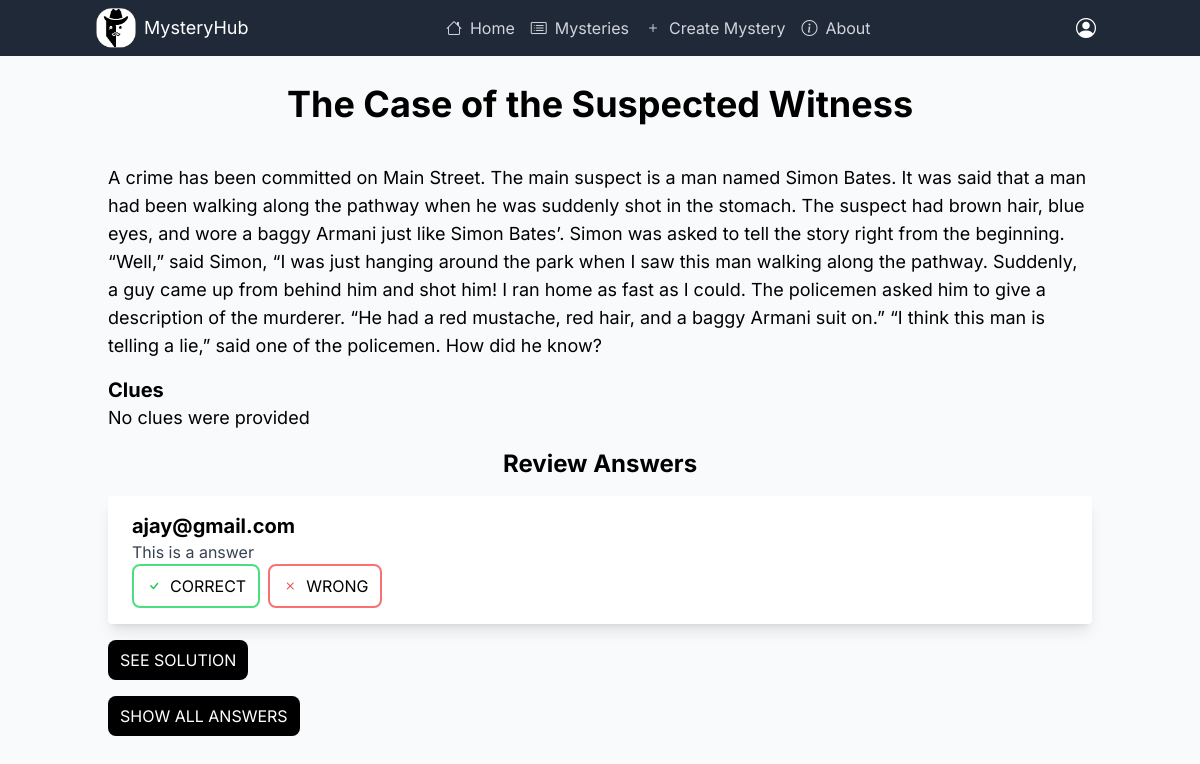
Page /mystery/8 (signed in) on the committed database.
### mysteries/models.py (models this page shows)
class Mystery(models.Model):
    title = models.CharField(max_length=200)
    description = models.TextField()
    created_by = models.ForeignKey(User, on_delete=models.CASCADE)
    created_at = models.DateTimeField(auto_now_add=True)
    clues = models.TextField()
    is_solved = models.BooleanField(default=False)
    solution = models.TextField()
    tags = models.ManyToManyField(to=Tag, related_name="mysteries", blank=True)

class Answer(models.Model):
    answer = models.TextField()
    correct = models.BooleanField(default=True)
    reviewed = models.BooleanField(default=False)
    answered_by = models.ForeignKey(User, on_delete=models.CASCADE)
    mystery = models.ForeignKey(Mystery, on_delete=models.CASCADE)

class User(AbstractUser):
    bio = models.TextField(blank=True)
    skills = models.ManyToManyField('Skill', blank=True)
    recent_mysteries = models.ManyToManyField('Mystery', blank=True)

### mysteries/views.py (the view)
# urls.py: path('mystery/<int:myst_id>', views.view_mystery, name="view_mystery"),
def view_mystery(request, myst_id):
    mystery = Mystery.objects.filter(id=myst_id).first()
    try:
        user_answer = Answer.objects.filter(answered_by=request.user, mystery=mystery).first()
    except:
        user_answer = None
    all_answers = Answer.objects.filter(mystery=mystery)
    reviews = Answer.objects.filter(mystery=mystery, reviewed=False)
    print(mystery)
    return render(request, "mystery.html", {
        "mystery": mystery,
        "user_answer": user_answer,
        "all_answers": all_answers,
        "reviews": reviews
    })

### mysteries/templates/mystery.html (shortened to what this page needs)
{% extends 'layout.html' %}
{% block body %}
<div class="container mx-auto p-5">
    <h1 class="text-4xl font-bold my-2 text-center">{{mystery.title}}</h1>
    <div class="px-6 py-4 flex justify-center gap-2">
    </div>
    <p class="text-lg">{{mystery.description}}</p>
    <h2 class="text-xl font-bold mt-4">Clues</h2>
    {% if mystery.clues %}
    <p class="text-lg">{{mystery.clues}}</p>
    {% else %}
    <p class="text-lg">No clues were provided</p>
    {% endif %}
    {% if mystery.created_by == user %}
    <h2 class="text-2xl text-center font-bold my-4">Review Answers</h2>
    {% for answer in reviews %}
    <div class="w-full rounded overflow-hidden shadow-lg bg-white mb-4">
        <div class="px-6 py-4">
            <a href="{% url 'view_profile' answer.answered_by.id %}"
                class="font-bold text-xl mb-2">{{answer.answered_by.username}}</a>
            <p class="text-gray-700 text-base">
                {{answer.answer}}
            </p>
            <div class="flex gap-2">
                <button class="btn border-2 border-green-400" id="correct-btn" onclick="review(this, true)"
                    data-ans-id="{{answer.id}}"><i class="bi bi-check text-green-500"></i>
                    Correct</button>
                <button onclick="review(this, false)" data-ans-id="{{answer.id}}" id="wrong-btn"
                    class="btn border-2 border-red-400"><i class="bi bi-x text-red-500"></i>
                    Wrong</button>
            </div>
        </div>
    </div>
    {% empty %}
    No Reviews pending
    {% endfor %}
    {% endif %}
    {% if user.is_authenticated %}
    {% if user_answer or mystery.created_by == user %}
    <button class="btn btn-primary my-4" onclick="document.getElementById('solution').classList.toggle('hidden')">See
        Solution</button>
    <button class="btn btn-primary my-4" onclick="document.getElementById('answers').classList.toggle('hidden')">Show
        All
        Answers</button>
    {% else %}
    <button class=" btn btn-primary my-4" onclick="document.getElementById('answer-form').classList.toggle('hidden')">
        Answer This Mystery</button>
    You can only see other's answer after you have answered this mystery.
    {% endif %}
    {% else %}
    <div class="p-2 border-2 border-black my-4"><a href="{% url 'login' %}" class="underline ">Login</a> to Answer and
        see other's solutions.
    </div>
    {% endif %}
</div>
{% endblock %}

### rows in the picture
Mystery: title "The Case of the Suspected Witness", description "A crime has been committed on Main Street. The main suspect is a man named Simon Bates. It was said that a man had been walking along the pathway when he was suddenly shot in the stomach. The suspect had brown hair, blue eyes, and wore a baggy Armani just like Simon Bates’. Simon was asked to tell the story right from the beginning. “Well,” said Simon, “I was just hanging around the park when I saw this man walking along the pathway. Suddenly, a guy came up from behind him and shot him! I ran home as fast as I could. The policemen asked him to give a description of the murderer. “He had a red mustache, red hair, and a baggy Armani suit on.” “I think this man is telling a lie,” said one of…"
Answer: answered_by.username "ajay@gmail.com", answer "This is a answer"
